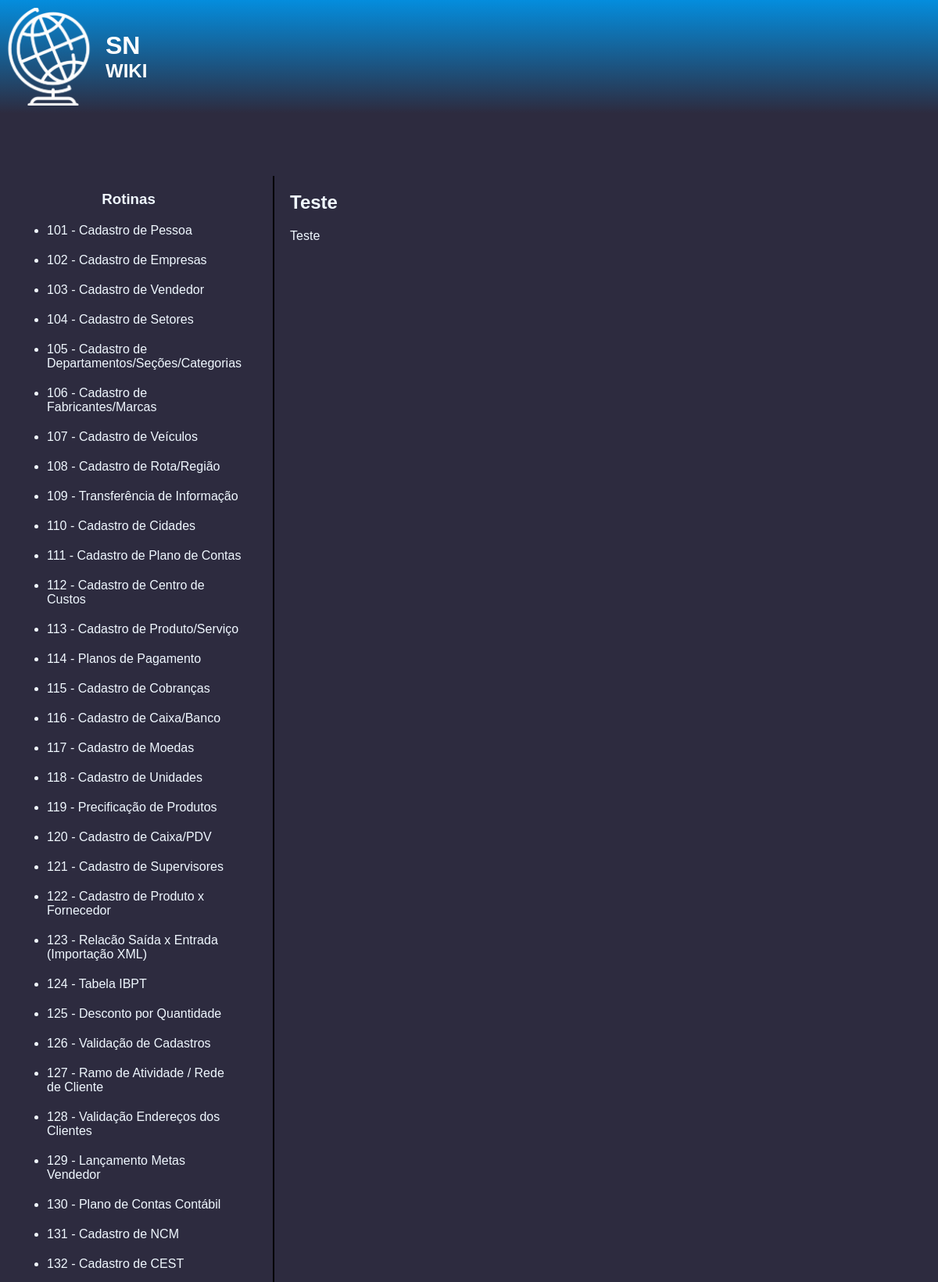
The app's page /post-detail/8/ (upper part) with its own data.
### app/models.py (models this page shows, shortened)
class Post(models.Model):
    Titulo = models.CharField(max_length=255)
    rotina = models.ForeignKey(rotinas, on_delete=models.PROTECT)
    Tipo_erro = models.ForeignKey(Tipo_erro, on_delete=models.PROTECT)
    Resumo = RichTextUploadingField()

class rotinas(models.Model):
    N_rotina = models.CharField(max_length=6)
    Nome_rotina = models.CharField(max_length=50)

### app/views.py (the view)
# urls.py: path('post-detail/<int:id>/', views.post_detail, name='post_detail'),
def post_detail(request, id):
    post = get_object_or_404(models.Post, id=id)
    Post = models.Post.objects.filter(id = id)
    rotina = models.rotinas.objects.all()
    context = {
        'post_1': Post,
        'rotina': rotina,
    }
    return render(request, 'post_detail.html', context)

### app/templates/post_detail.html
{% extends 'home.html' %}
{% block main %}
{% for post_1 in post_1 %}
<article>
    <h2>{{ post_1.Titulo }}</h2>
    <p>{{ post_1.Resumo|safe }}</p>
</article>
{% endfor %}
{% endblock %}

### app/templates/home.html (shortened to what this page needs)
{% load static %}
<!DOCTYPE html>
<html lang="PT-BR">
<head>
</head>
<body>
    <header>
        <a href="{% url 'home' %}"><div class="logo">
            <img src="{% static 'img/thiago3.png' %}" alt="">
            <div class="text">
                <h1>SN</h1>
                <h2>WIKI</h2>
            </div>
        </div></a>
    </header>
    <main>
{% block main %}{% endblock %}
{% block side %}
        <aside>
            <h3>Rotinas</h3>
            <ul>
                {% for rotina in rotina %}
                <li><a href="{% url 'post' rotina.N_rotina %}">{{ rotina.N_rotina }} - {{ rotina.Nome_rotina }}</a></li>
                {% endfor %}
            </ul>
        </aside>
{% endblock %}
    </main>
</body>
</html>

### app/templates/home.html (style rules this page uses)
body { font-family: Arial, sans-serif; margin: 0; padding: 0; background-color: #2d2b3f; color: aliceblue; }
header { background: linear-gradient(#048ddd, #2d2b3f); color: white; padding: 10px 0; text-align: left; display: flex; align-items: center; margin-bottom: 80px; }
header .logo { display: flex; align-items: center; }
header .logo img { margin-right: 10px; width: 125px; height: 125px; }
header .logo h1 { margin: 0; font-size: 2rem; }
header .logo h2 { margin: 0; font-size: 1.5rem; }
header .logo h1, header .logo h2 { line-height: 1; }
header .logo h1 { margin-bottom: 5px; }
header .logo h2 { margin-top: 5px; }
main { display: flex; flex-direction: row-reverse; margin: 20px; }
aside { flex: 0.5; padding-right: 40px; margin-right: 20px; border-right: 2px solid black; }
aside h3 { text-align: center; }
aside li { margin-top: 20px; }
a { text-decoration: none; color: inherit; }
article { flex: 3; }

### records on screen
Post: Titulo "Teste", Resumo "Teste"
rotinas: N_rotina "101", Nome_rotina "Cadastro de Pessoa"
rotinas: N_rotina "102", Nome_rotina "Cadastro de Empresas"
rotinas: N_rotina "103", Nome_rotina "Cadastro de Vendedor"
rotinas: N_rotina "104", Nome_rotina "Cadastro de Setores"
rotinas: N_rotina "105", Nome_rotina "Cadastro de Departamentos/Seções/Categorias"
rotinas: N_rotina "106", Nome_rotina "Cadastro de Fabricantes/Marcas"
rotinas: N_rotina "107", Nome_rotina "Cadastro de Veículos"
rotinas: N_rotina "108", Nome_rotina "Cadastro de Rota/Região"
rotinas: N_rotina "109", Nome_rotina "Transferência de Informação"
rotinas: N_rotina "110", Nome_rotina "Cadastro de Cidades"
rotinas: N_rotina "111", Nome_rotina "Cadastro de Plano de Contas"
rotinas: N_rotina "112", Nome_rotina "Cadastro de Centro de Custos"
rotinas: N_rotina "113", Nome_rotina "Cadastro de Produto/Serviço"
rotinas: N_rotina "114", Nome_rotina "Planos de Pagamento"
rotinas: N_rotina "115", Nome_rotina "Cadastro de Cobranças"
rotinas: N_rotina "116", Nome_rotina "Cadastro de Caixa/Banco"
rotinas: N_rotina "117", Nome_rotina "Cadastro de Moedas"
rotinas: N_rotina "118", Nome_rotina "Cadastro de Unidades"
rotinas: N_rotina "119", Nome_rotina "Precificação de Produtos"
rotinas: N_rotina "120", Nome_rotina "Cadastro de Caixa/PDV"
rotinas: N_rotina "121", Nome_rotina "Cadastro de Supervisores"
rotinas: N_rotina "122", Nome_rotina "Cadastro de Produto x Fornecedor"
rotinas: N_rotina "123", Nome_rotina "Relacão Saída x Entrada (Importação XML)"
rotinas: N_rotina "124", Nome_rotina "Tabela IBPT"
rotinas: N_rotina "125", Nome_rotina "Desconto por Quantidade"
rotinas: N_rotina "126", Nome_rotina "Validação de Cadastros"
rotinas: N_rotina "127", Nome_rotina "Ramo de Atividade / Rede de Cliente"
rotinas: N_rotina "128", Nome_rotina "Validação Endereços dos Clientes"
rotinas: N_rotina "129", Nome_rotina "Lançamento Metas Vendedor"
rotinas: N_rotina "130", Nome_rotina "Plano de Contas Contábil"
rotinas: N_rotina "131", Nome_rotina "Cadastro de NCM"
rotinas: N_rotina "132", Nome_rotina "Cadastro de CEST"
